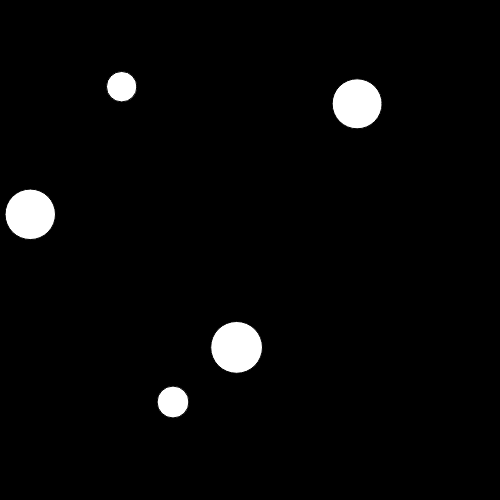
Frame 1 (no input)
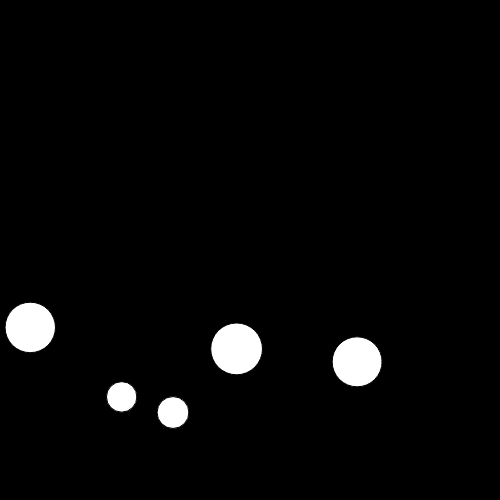
Frame 60 (no input)
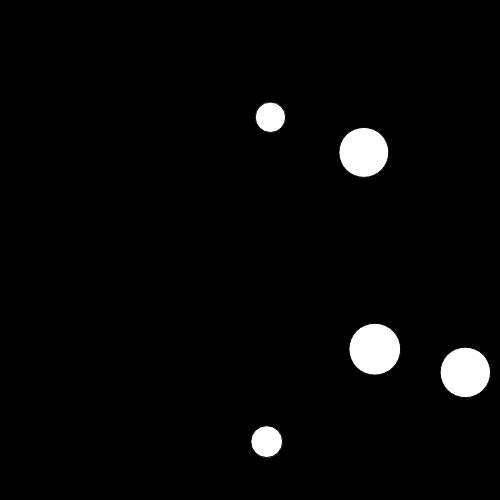
Frame 120 (the mouse pressed at the canvas centre since frame 60)

The p5.js sketch that drew these frames (run headless with seeded random() and noise() and a simulated clock; from frame 60 on, the mouse is pressed at the canvas centre):

// p5.js sketch
// ── sketch.js
var balls = [];

function setup() {
  
  createCanvas (500,500);
  //translate(-250, -250);
  for (var i = 0; i < 5; i++) {
    balls[i] = new ball();
  }
  grav=createVector(0,0.3);
  Fgrav=createVector(0,0);

  wind=createVector(0.6,0)
  
}

function draw() {
  background(0);
  for (var j = 0; j < balls.length ; j++){

    Fgrav.set(grav.x,grav.y);
    

    balls[j].aplyForce(Fgrav.mult(balls[j].m));

    if (mouseIsPressed){
      balls[j].aplyForce(wind)
    }
    
    


    balls[j].move();
    balls[j].draw();
    
    
  }
  
} 
// ── Dots.js
function ball() {
  this.pos=createVector(random(width),random(height))
  //this.x = random(width);
  //this.y = random(height);
  this.speed=createVector(0,0)
  //this.xspeed=0;
  //this.yspeed=0;
  this.acc=createVector(0,0)
  //this.xgravity;
  //this.ygravity;
  
  this.m=random(1,3);
  this.f=createVector(0,0)
  
  this.draw = function(){
    ellipse(this.pos.x, this.pos.y, this.m*20,this.m*20);
    
  }
  
  this.move = function(){
    
    
    this.speed.add(this.acc)
    this.pos.add(this.speed)
    this.acc.set(0,0)

    if (this.pos.x < 0||width < this.pos.x){
      this.speed.x= -1*this.speed.x
      this.pos.add(this.speed);
    }
    if (this.pos.y < 0||height < this.pos.y){
      this.speed.y= -1*this.speed.y
      this.pos.add(this.speed);
    }


  }
  this.aplyForce = function(force){
    this.f.set(0,0)
    this.f.set(force.x,force.y)
    this.f.div(this.m)
    this.acc.add(this.f)
    
  }
  
   
}
